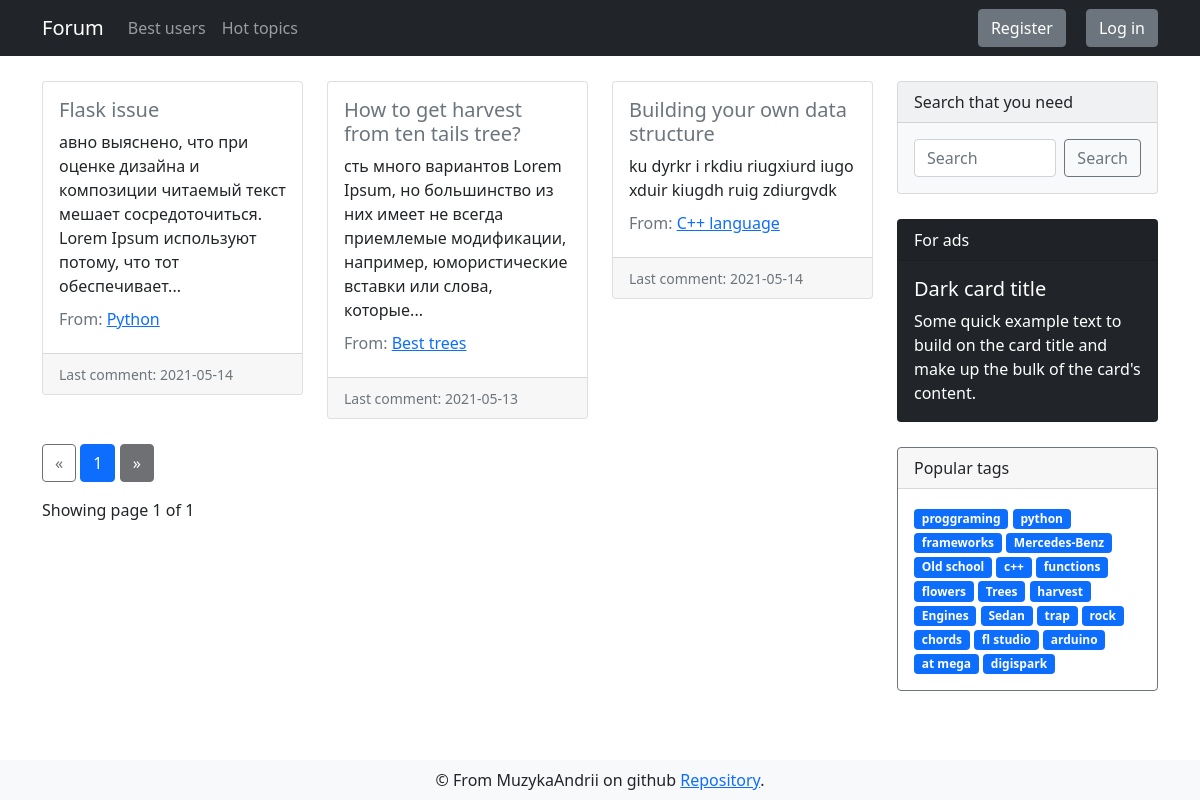
The app's page /forum/popular_topics, older data.
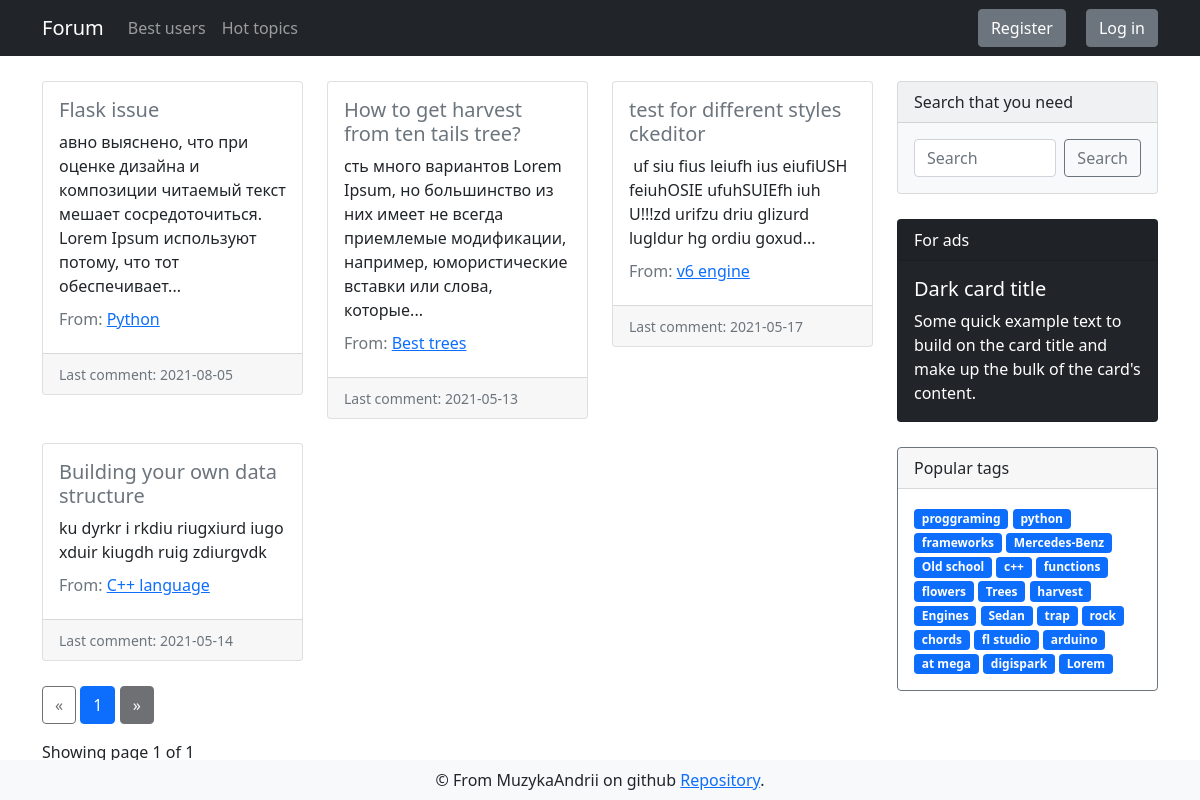
The same page, newer data.
### app/models.py (models this page shows, shortened)
class DbMixin(object):
    def save(self):
        db.session.add(self)
        db.session.commit()

class Discussion(DbMixin, db.Model):
    id = db.Column(db.Integer, primary_key = True, autoincrement=True)
    theme = db.Column(db.String, unique=True, nullable=False)
    text = db.Column(db.Text, unique=True, nullable=False)
    theme_id = db.Column(db.Integer, db.ForeignKey('theme.id'), nullable=False)
    tags = db.relationship('Tag', secondary=discussion_tags, backref=db.backref('discussions', lazy='dynamic'))
    comments = db.relationship('Comment', backref='parent_discussion', lazy='dynamic')
    creator_id = db.Column(db.Integer, db.ForeignKey('user.id'), nullable=False)
    edit_requests = db.relationship('Edit_request', backref='target_discussion', lazy='dynamic')
    def get_last_comment_time(self):
        return self.comments.order_by(Comment.written_at.desc()).first().written_at.date()
    def build_url(self):
        theme = self.parent_theme
        section_slug = theme.parent_section.slug
        return section_slug, theme.slug

class Theme(DbMixin, db.Model):
    id = db.Column(db.Integer, primary_key = True, autoincrement=True)
    name = db.Column(db.String(150), unique=True, nullable=False)
    slug = db.Column(db.String(100), unique=True, nullable=False)
    section_id = db.Column(db.Integer, db.ForeignKey('section.id'), nullable=False)
    discussions = db.relationship('Discussion', backref='parent_theme', lazy='dynamic')

class Comment(DbMixin, db.Model):
    id = db.Column(db.Integer, primary_key = True, autoincrement=True)
    text = db.Column(db.Text, unique=True, nullable=False)
    written_at = db.Column(db.DateTime, default=dt.utcnow)
    anonymous = db.Column(db.Boolean, default=False)
    discussion_id = db.Column(db.Integer, db.ForeignKey('discussion.id'), nullable=False)
    creator_id = db.Column(db.Integer, db.ForeignKey('user.id'), nullable=False)

class Tag(DbMixin, db.Model):
    id = db.Column(db.Integer, primary_key = True, autoincrement=True)
    name = db.Column(db.String(50), unique=True, nullable=False)
    slug = db.Column(db.String(100), unique=True, nullable=False)
    section_id = db.Column(db.Integer, db.ForeignKey('section.id'), nullable=False)

### app/views.py (the view)
@cache.cached(timeout=120)
@app.route('/forum/popular_topics')
def hot_topics():
    discussions = get_popular_discussions(request)
    return render_template('forum/best_discussions.html', discussions=discussions, tags=get_tags())

### app/controllers/discussions_controller.py (called while the page is built)
def get_popular_discussions(request: Request) -> List[Discussion]:
    page = request.args.get('page', 1, type=int)
    discussions = Discussion.query.join(Discussion.comments).\
                        group_by(Discussion.id).\
                        order_by(func.count().desc()).\
                        paginate(page=page, per_page=app.config['BESTS_PER_PAGE'])
    return discussions

### app/views.py (called while the page is built)
@app.before_request
def update_last_seen():
    if current_user.is_authenticated:
        current_user.update_last_seen()

@app.before_request
def check_banned():
    if not current_user.is_authenticated:
        return
    result = is_current_user_banned()
    if result:
        logout_user()
        return render_template('alerts/banned.html', reason=result)

@cache.cached(timeout=600, key_prefix='tags')
def get_tags():
    return Tag.query.with_entities(Tag.slug, Tag.name).limit(25).all()

### app/templates/forum/best_discussions.html
{% extends "layouts/base.html" %}
{% block content %}
<div class="container">
    <div class="row">
        <div style="margin-top: 25px;" class="col-md-9">
            <div class="row row-cols-1 row-cols-md-3 g-4">
                {% for discussion in discussions.items %}
                {% set section_slug, theme_slug = discussion.build_url() %}
                <div class="col">
                    <div style="margin: 0" class="card">
                        <div class="card-body">
                            <a class="link-secondary"
                                href="{{ url_for('discussion', section_slug=section_slug, theme_slug=theme_slug, discussion_id=discussion.id) }}">
                                <h5 class="card-title">{{ discussion.theme }}</h5>
                            </a>
                            <p class="card-text">{{ discussion.text | truncate(150) | striptags }}</p>
                            <h6 class="card-subtitle mb-2 text-muted">From: <a
                                    href="{{ url_for('discussions_index', section_slug=section_slug, theme_slug=theme_slug) }}">{{ discussion.parent_theme.name }}</a>
                            </h6>
                        </div>
                        <div class="card-footer">
                            <small class="text-muted">Last comment: {{discussion.get_last_comment_time()}}</small>
                        </div>
                    </div>
                </div>
                {% endfor %}
            </div>
            <div style="margin-top: 25px;" class="text-right">
                <a href="{{ url_for('hot_topics', page=discussions.prev_num) }}" class="btn btn-outline-dark
   {% if discussions.page == 1 %}disabled{% endif %}">
                    &laquo;
                </a>
                {% for page_num in discussions.iter_pages(left_edge=1, right_edge=1, left_current=1, right_current=2) %}
                {% if page_num %}
                {% if discussions.page == page_num %}
                <a href="{{ url_for('hot_topics', page=page_num) }}" class="btn btn-primary">
                    {{ page_num }}
                </a>
                {% else %}
                <a href="{{ url_for('hot_topics', page=page_num) }}" class="btn btn-dark">
                    {{ page_num }}
                </a>
                {% endif %}
                {% else %}
                ...
                {% endif %}
                {% endfor %}
                <a href="{{ url_for('hot_topics', page=discussions.next_num) }}" class="btn btn-dark
   {% if discussions.page == discussions.pages %}disabled{% endif %}">
                    &raquo;
                </a>
            </div>
            <p class="text-right mt-3">
                Showing page {{ discussions.page }} of {{ discussions.pages }}
            </p>
        </div>
        {% include 'layouts/sidebar.html' %}
    </div>
</div>
{% endblock %}

### app/templates/layouts/sidebar.html
<div class="sidebar col-md-3">
    <div class="card text-dark bg-light mb-3" style="max-width: 18rem;">
        <div class="card-header">Search that you need</div>
        <form method="GET" action="{{ url_for('search') }}" class="card-body d-flex">
            <input name="search_query" value="{{ request.args.get('search_query', '') }}" class="form-control me-2" type="text" placeholder="Search" aria-label="Search">
            <button class="btn btn-outline-secondary" type="submit">Search</button>
        </form>
    </div>
    <div class="card text-white bg-dark mb-3" style="max-width: 18rem;">
        <div class="card-header">For ads</div>
        <div class="card-body">
            <h5 class="card-title">Dark card title</h5>
            <p class="card-text">Some quick example text to build on the card title and make up the bulk of the
                card's content.</p>
        </div>
    </div>
    <div class="card border-secondary mb-3" style="max-width: 18rem;">
        <div class="card-header">Popular tags</div>
        <div class="card-body text-secondary">
            {% for tag in tags %}
            <a href="{{ url_for('tags_discussions', tag_slug=tag[0]) }}" class="tag badge bg-primary">{{ tag[1] }}</a>
            {% endfor %}
        </div>
    </div>
</div>

Row changes from the older to the newer data that the page shows:
computed for Discussion "Flask issue": get_last_comment_time "2021-05-14" → "2021-08-05"
added Discussion: theme "test for different styles ckeditor", text "uf siu fius leiufh ius eiufiUSH feiuhOSIE ufuhSUIEfh iuh U!!!zd urifzu driu glizurd lugldur hg ordiu goxud...", parent_theme.name "v6 engine", get_last_comment_time "2021-05-17"
added Tag: name "Lorem"
